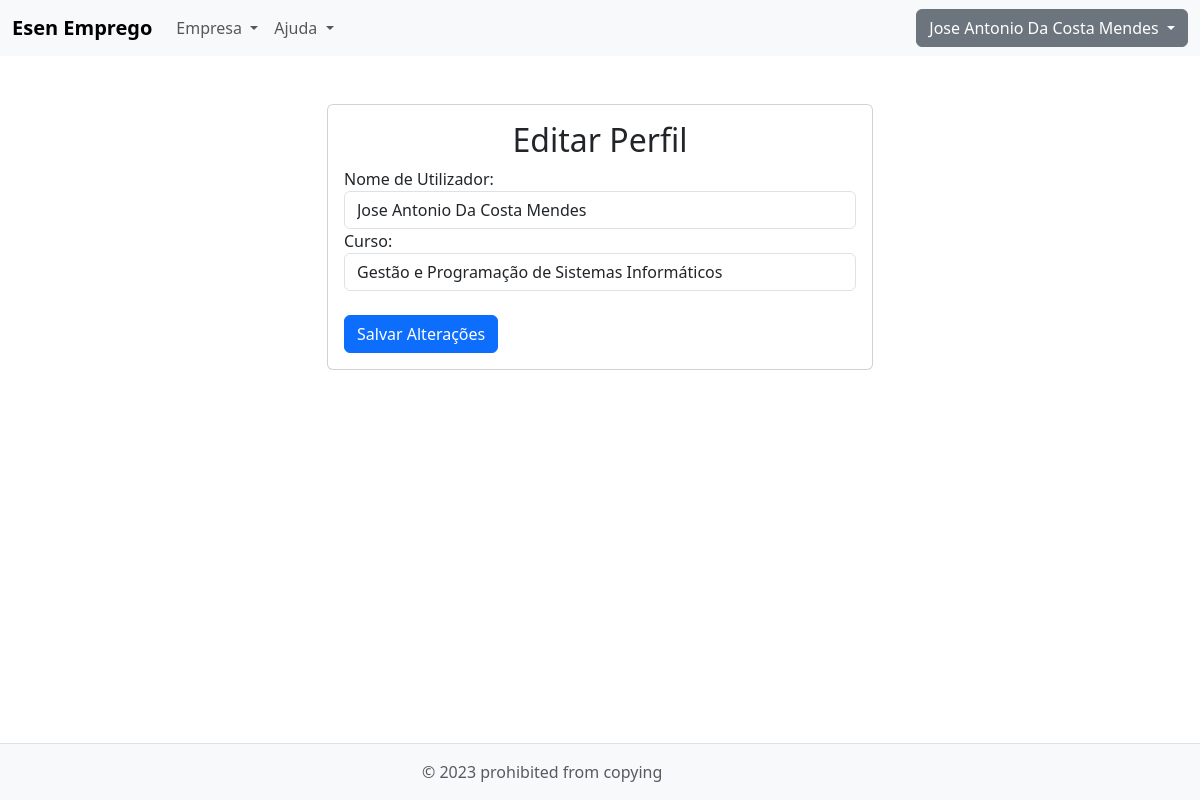
The app's page /perfil.php (signed in) with its own data.
### tables this page shows
CREATE TABLE `alunos` (
  `id` int(11) NOT NULL,
  `photo` varchar(255) DEFAULT NULL,
  `username` varchar(50) NOT NULL,
  `password` varchar(255) NOT NULL,
  `curso` varchar(200) NOT NULL,
  `ceated_at` datetime DEFAULT current_timestamp(),
  `email` varchar(200) DEFAULT NULL
);

### perfil.php (the view, shortened to what this page needs)
<?php
require(__DIR__ . '/inc/header.php');
require(__DIR__ . '/inc/Navar.php');
$id_Utilizador = $_SESSION["id"];
$conn = connect_db();
$sql = "SELECT * FROM Alunos WHERE id=$id_Utilizador";
$result = $conn->query($sql);
$Utilizador = $result->fetch();
?>
<div class="container mt-5">
    <div class="row justify-content-center">
        <div class="col-md-6">
            <div class="card">
                <div class="card-body">
                    <h2 class="text-center">Editar Perfil</h2>
                    <form method="post" action="<?php echo htmlspecialchars($_SERVER["PHP_SELF"]); ?>">
                        <div class="form-group">
                            <label for="username">Nome de Utilizador:</label>
                            <input type="text" class="form-control" id="username" name="username" value="<?php echo $Utilizador['username']; ?>" required>
                        </div>
                        <div class="form-group">
                            <label for="curso">Curso:</label>
                            <input type="text" class="form-control" id="curso" name="curso" value="<?php echo $Utilizador['curso']; ?>" required>
                        </div>
                        <br>
                        <button type="submit" class="btn btn-primary btn-block">Salvar Alterações</button>
                    </form>
                </div>
            </div>
        </div>
    </div>
</div>
<?php require(__DIR__ . '/inc/footer.php'); ?>

### records on screen
alunos: username "Jose Antonio Da Costa Mendes", curso "Gestão e Programação de Sistemas Informáticos"

### other values on screen
$_SESSION['username'] "Jose Antonio Da Costa Mendes"
